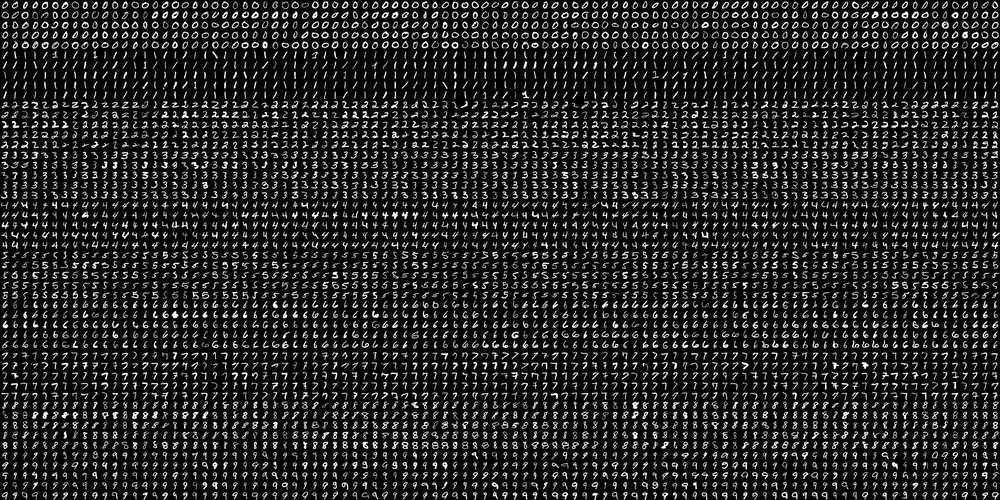
#> input picture Assignment 26/Seprate_the_numbers/mnist.png, 1000 x 500 px, shrunk from 2000 x 1000 before the run, found by its file name
$ jupyter execute Main.ipynb
#> lines starting #> are read from the running program, lines starting #| are printed output that depends on the picture
[cell 1]
import numpy as np
import cv2
import os
import matplotlib.pyplot as plt

[cell 2]
img = cv2.imread("Seprate_the_numbers/mnist.png")
#> img is the input picture: shape (500, 1000, 3); min 0, max 255, mean 36.1
img = cv2.cvtColor(img , cv2.COLOR_BGR2GRAY)
#> img: shape (500, 1000)
img = cv2.equalizeHist(img)
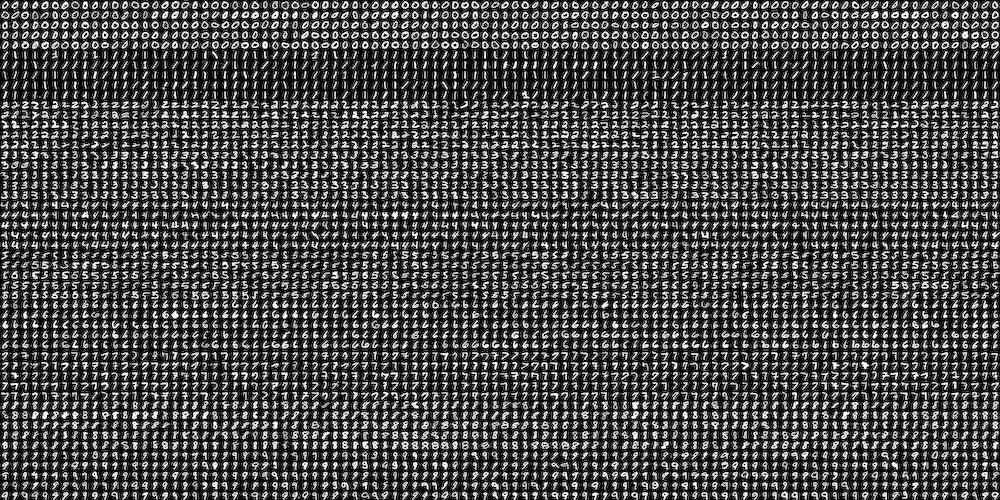
#> img: shape (500, 1000); min 0, max 255, mean 71
plt.imshow(img , cmap="gray")

[cell 3]
width , height = img.shape
#> width = 500; height = 1000
print(width , height)
#| 500 1000

[cell 4]
cell_width = width// 50
#> cell_width = 10
cell_height = height// 100
#> cell_height = 10
print(cell_width , cell_height)
#| 10 10

[cell 5]
# PATH = "output"
for i in range(10):
    try:
        os.mkdir(f"Seprate_the_numbers/Num{i}")
    except FileExistsError:
        print("this folder already exist")

[cell 6]
count = 0
f = 0

for i in range(0 , width , cell_width):
    for j in range(0 , height , cell_height):

        small_img = img[i:i+cell_width , j:j+cell_height]

        if small_img.shape == (cell_width , cell_height):
            cv2.imwrite(f"Seprate_the_numbers/Num{f}/{count}.jpg" , small_img)
            count+=1

            if count >= 500:
                f += 1
                count = 0
#> after the loop, count = 0; f = 10
